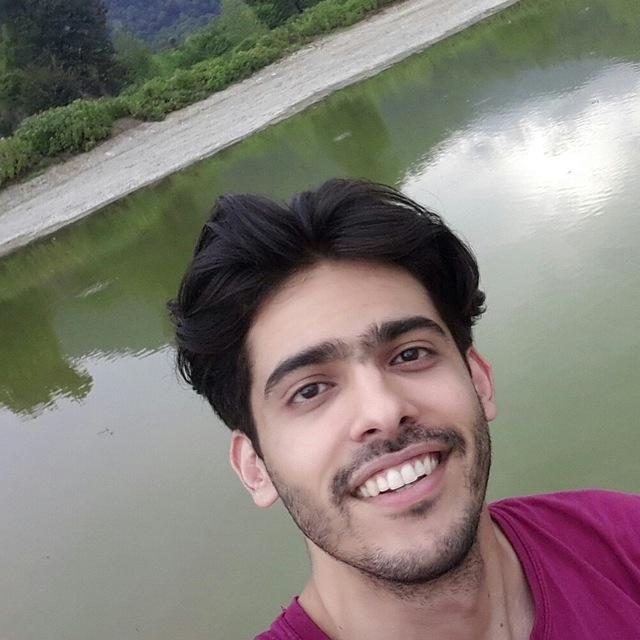
#> input picture 01_open_cv_cascade_classifier/pooya.jpg, 640 x 640 px
$ python 01_face_detection_image.py
#> lines starting #> are read from the running program, lines starting #| are printed output that depends on the picture; after the words box and inside, x2 and y2 are one past the last pixel; in counts of white or black regions, pixels touching at a corner belong together
import cv2

# you can find haarcascade_frontalface_default.xml here:
# https://raw.githubusercontent.com/opencv/opencv/master/data/haarcascades/haarcascade_frontalface_default.xml

img_path = 'pooya.jpg'
img = cv2.imread(img_path)
#> img is the input picture: shape (640, 640, 3); mean B, G, R 118.4, 124.7, 131.6

detector = cv2.CascadeClassifier("haarcascade_frontalface_default.xml")

boxes = detector.detectMultiScale(img)
#> boxes = [[214, 248, 306, 306]]
for box in boxes:
    x1, y1, width, height = box
    x2, y2 = x1 + width, y1 + height

    cv2.rectangle(img, (x1, y1), (x2, y2), (0, 255, 0), 2)
#> this loop made 1 pass
#> (x1, y1, width, height, x2, y2) on pass 1: (214, 248, 306, 306, 520, 554)
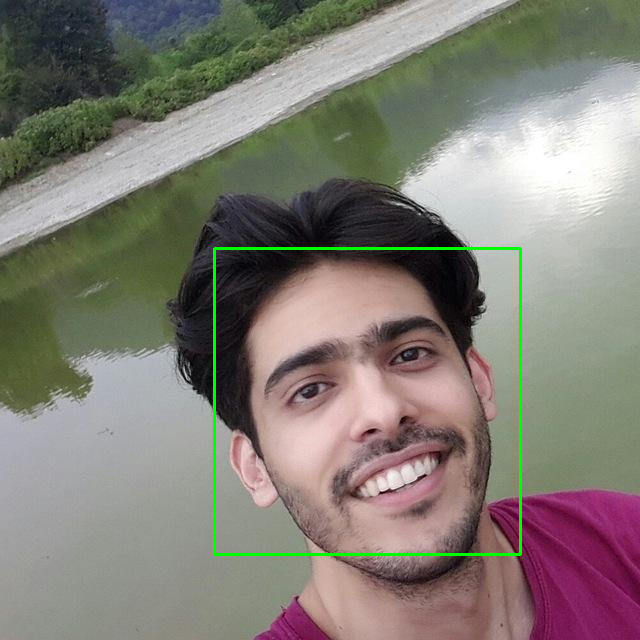
#> img: shape (640, 640, 3); 0.9% of pixels changed, all inside (x1, y1, x2, y2) = (213, 247, 522, 556)
cv2.imshow('pooya', img)
cv2.waitKey(0)
